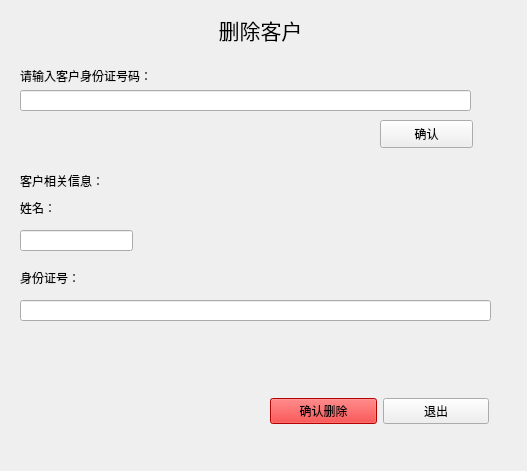
<?xml version="1.0" encoding="UTF-8"?>
<ui version="4.0">
 <class>Form</class>
 <widget class="QWidget" name="Form">
  <property name="geometry">
   <rect>
    <x>0</x>
    <y>0</y>
    <width>527</width>
    <height>471</height>
   </rect>
  </property>
  <property name="windowTitle">
   <string>Form</string>
  </property>
  <widget class="QLabel" name="label">
   <property name="geometry">
    <rect>
     <x>200</x>
     <y>10</y>
     <width>121</width>
     <height>41</height>
    </rect>
   </property>
   <property name="text">
    <string>&lt;html&gt;&lt;head/&gt;&lt;body&gt;&lt;p align=&quot;center&quot;&gt;&lt;span style=&quot; font-size:16pt;&quot;&gt;删除客户&lt;/span&gt;&lt;/p&gt;&lt;/body&gt;&lt;/html&gt;</string>
   </property>
  </widget>
  <widget class="QLabel" name="label_2">
   <property name="geometry">
    <rect>
     <x>20</x>
     <y>60</y>
     <width>171</width>
     <height>31</height>
    </rect>
   </property>
   <property name="text">
    <string>请输入客户身份证号码：</string>
   </property>
  </widget>
  <widget class="QLineEdit" name="lineEdit">
   <property name="geometry">
    <rect>
     <x>20</x>
     <y>90</y>
     <width>451</width>
     <height>21</height>
    </rect>
   </property>
  </widget>
  <widget class="QPushButton" name="pushButton">
   <property name="geometry">
    <rect>
     <x>380</x>
     <y>120</y>
     <width>93</width>
     <height>28</height>
    </rect>
   </property>
   <property name="text">
    <string>确认</string>
   </property>
  </widget>
  <widget class="QLabel" name="label_3">
   <property name="geometry">
    <rect>
     <x>20</x>
     <y>170</y>
     <width>121</width>
     <height>21</height>
    </rect>
   </property>
   <property name="text">
    <string>客户相关信息：</string>
   </property>
  </widget>
  <widget class="QLineEdit" name="lineEdit_2">
   <property name="geometry">
    <rect>
     <x>20</x>
     <y>230</y>
     <width>113</width>
     <height>21</height>
    </rect>
   </property>
   <property name="readOnly">
    <bool>true</bool>
   </property>
  </widget>
  <widget class="QLineEdit" name="lineEdit_3">
   <property name="geometry">
    <rect>
     <x>20</x>
     <y>300</y>
     <width>471</width>
     <height>21</height>
    </rect>
   </property>
   <property name="readOnly">
    <bool>true</bool>
   </property>
  </widget>
  <widget class="QLabel" name="label_4">
   <property name="geometry">
    <rect>
     <x>20</x>
     <y>200</y>
     <width>72</width>
     <height>15</height>
    </rect>
   </property>
   <property name="text">
    <string>姓名：</string>
   </property>
  </widget>
  <widget class="QLabel" name="label_5">
   <property name="geometry">
    <rect>
     <x>20</x>
     <y>270</y>
     <width>72</width>
     <height>15</height>
    </rect>
   </property>
   <property name="text">
    <string>身份证号：</string>
   </property>
  </widget>
  <widget class="QWidget" name="layoutWidget">
   <property name="geometry">
    <rect>
     <x>270</x>
     <y>390</y>
     <width>219</width>
     <height>43</height>
    </rect>
   </property>
   <layout class="QHBoxLayout" name="horizontalLayout">
    <item>
     <widget class="QPushButton" name="pushButton_2">
      <property name="styleSheet">
       <string notr="true">background-color: rgb(255, 0, 0);
font: 75 16pt &quot;Agency FB&quot;;</string>
      </property>
      <property name="text">
       <string>确认删除</string>
      </property>
     </widget>
    </item>
    <item>
     <widget class="QPushButton" name="pushButton_3">
      <property name="text">
       <string>退出</string>
      </property>
     </widget>
    </item>
   </layout>
  </widget>
 </widget>
 <resources/>
 <connections>
  <connection>
   <sender>pushButton_3</sender>
   <signal>clicked()</signal>
   <receiver>Form</receiver>
   <slot>close()</slot>
   <hints>
    <hint type="sourcelabel">
     <x>433</x>
     <y>406</y>
    </hint>
    <hint type="destinationlabel">
     <x>450</x>
     <y>447</y>
    </hint>
   </hints>
  </connection>
 </connections>
</ui>
